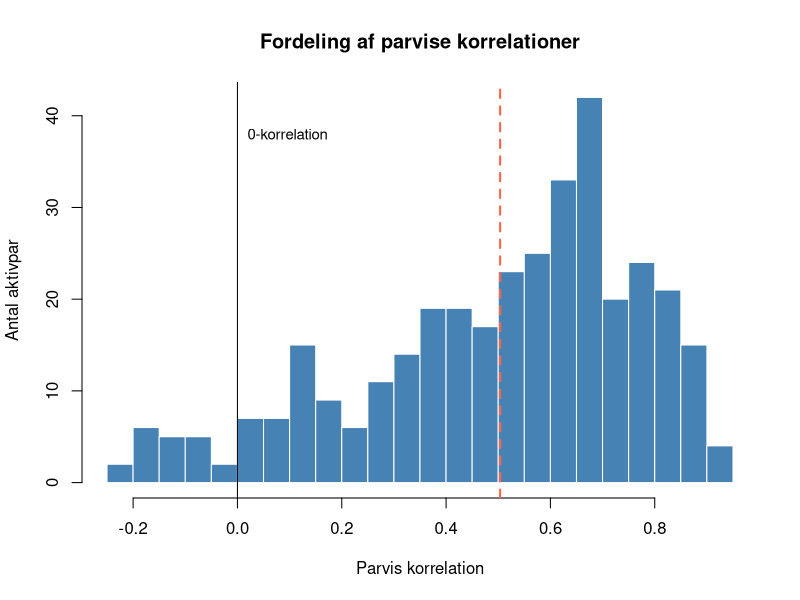
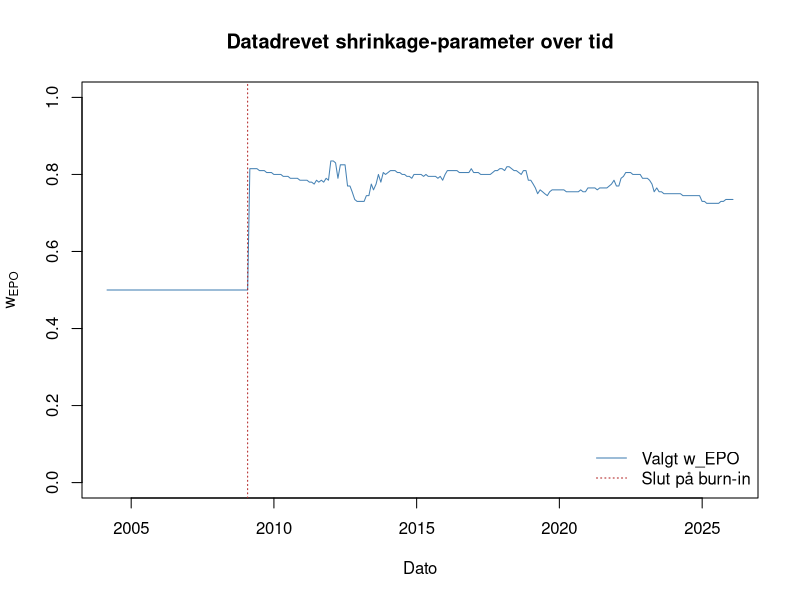
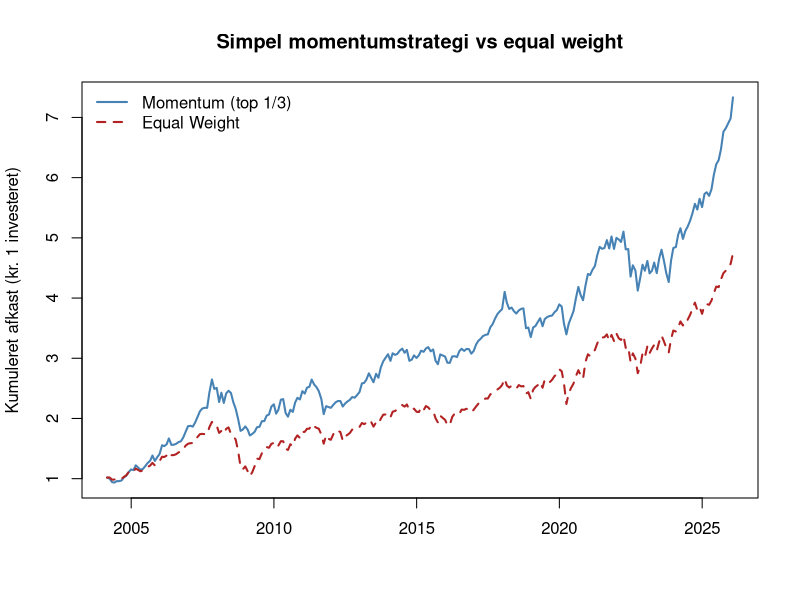
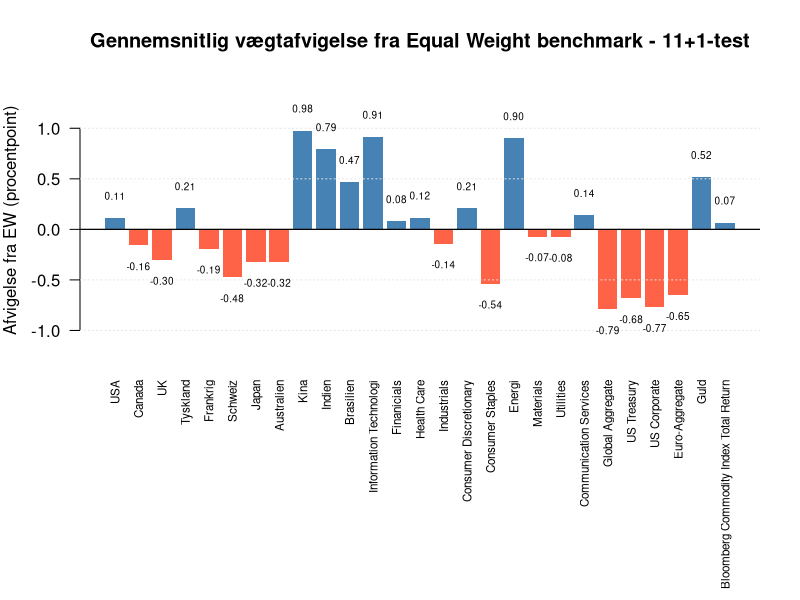
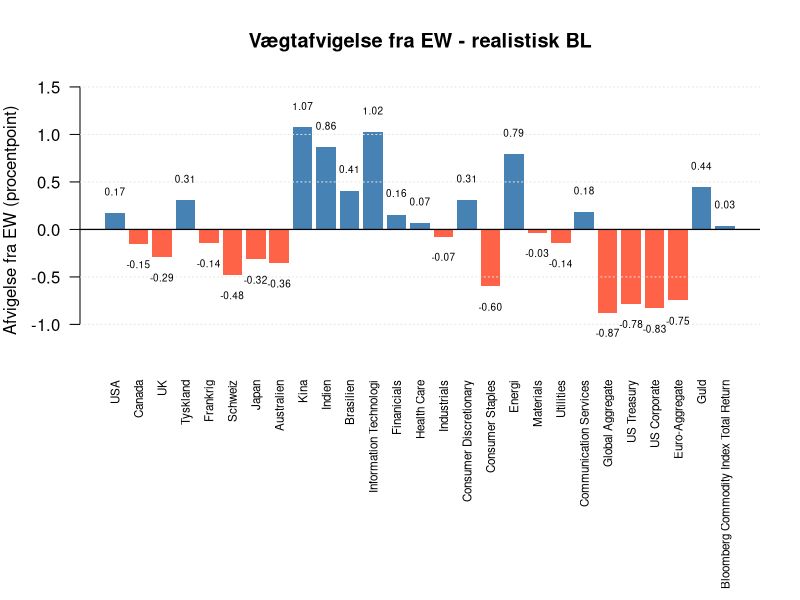
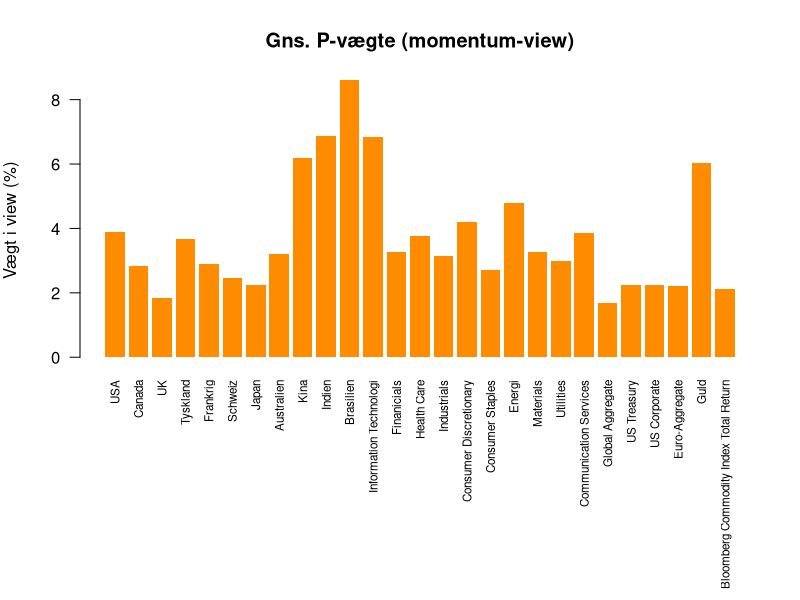
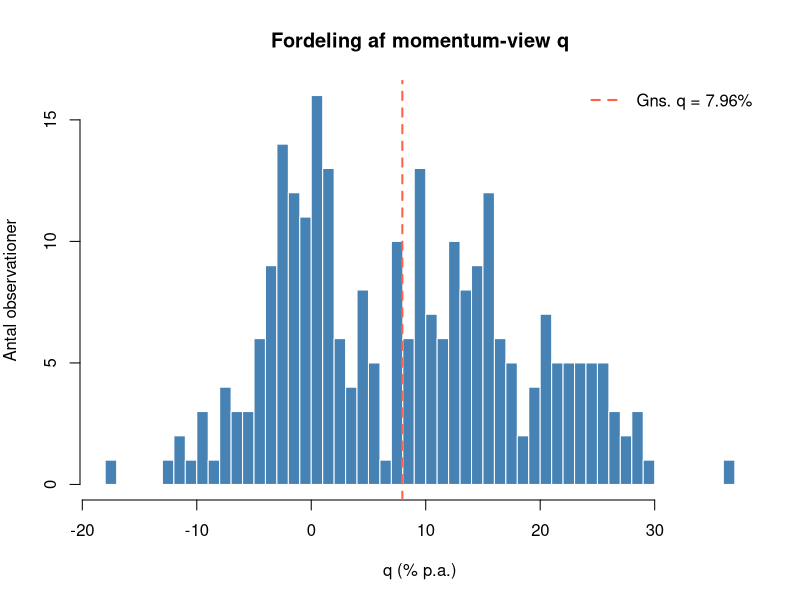
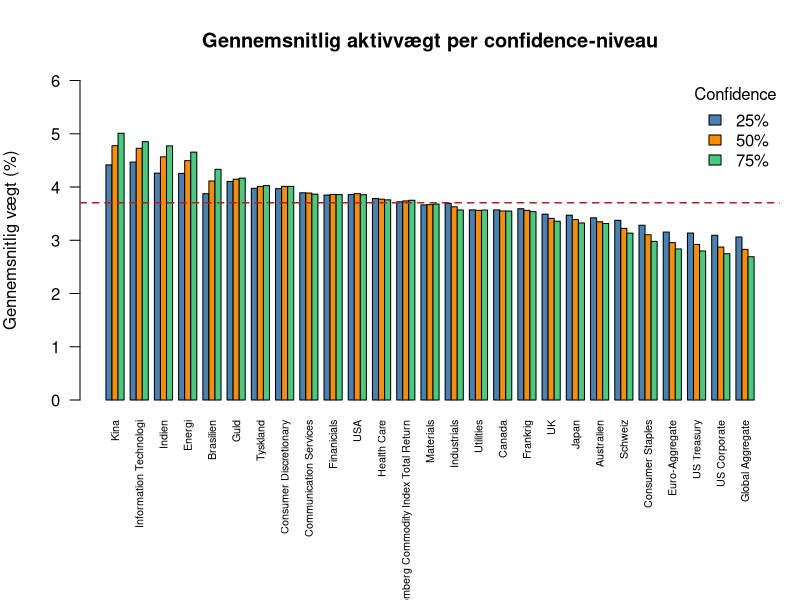

Here is the R script that generated these plots, in order:
rm(list = ls())
par(mfrow = c(1, 1))

library(readxl)

# ------------------------------------------------------------
# 1. Indlæs data
# ------------------------------------------------------------

raw <- read_excel("data/Data10.xlsx", sheet = 1)
dates    <- as.Date(raw[[1]])
prices   <- as.matrix(raw[, -1])
assets   <- colnames(raw)[-1]
n_assets <- length(assets)

log_ret <- log(prices[-1, ] / prices[-nrow(prices), ])
colnames(log_ret) <- assets
dates_r <- dates[-1]
T_total <- nrow(log_ret)

# Risikofri rente (FRED TB3MS)
rf_raw <- read.csv("data/TB3MS.csv")
rf_raw$DATE       <- as.Date(rf_raw$observation_date)
rf_raw$rf_monthly <- log(1 + as.numeric(rf_raw$TB3MS) / 100) / 12
rf_map     <- setNames(rf_raw$rf_monthly, format(rf_raw$DATE, "%Y-%m"))
rf_monthly <- as.numeric(rf_map[format(dates_r, "%Y-%m")])

if (any(is.na(rf_monthly))) stop("Manglende risikofri rente for nogle måneder.")

log_ret_excess <- sweep(log_ret, 1, rf_monthly, "-")

cat(sprintf("Aktiver: %d | Observationer: %d | Periode: %s - %s\n",
            n_assets, T_total,
            format(dates_r[1], "%Y-%m"),
            format(dates_r[T_total], "%Y-%m")))


# ------------------------------------------------------------
# 2. Parametre
# ------------------------------------------------------------

roll_window  <- 36       # In-sample-vindue (måneder)
lookback     <- 12       # Momentum-lookback
tau          <- 0.05     # Black-Litterman skaleringsparameter
confidence   <- 0.50     # Baseline confidence i momentum-viewet


# Datadrevet shrinkage:
w_grid       <- seq(0, 1, by = 0.01)
n_init       <- 60       # Burn-in (måneder)
w_init       <- 0.50     # Neutral initialværdi
ir_tolerance <- 0.05     # Tolerance om maksimal Information Ratio

# Indeksering af OOS-perioden
n_oos     <- T_total - roll_window
oos_dates <- dates_r[(roll_window + 1):T_total]
rf_oos    <- rf_monthly[(roll_window + 1):T_total]
ret_during_oos <- log_ret[(roll_window + 1):T_total, ]

w_eq <- rep(1 / n_assets, n_assets)
names(w_eq) <- assets


# ------------------------------------------------------------
# 3. Hjælpefunktioner
# ------------------------------------------------------------

# Konstruér momentum-view (long-only P-vektor og forventet q)
build_mom_view <- function(R) {
  R  <- as.matrix(R)
  Tn <- nrow(R)
  
  make_p <- function(u) {
    scores <- colSums(R[(u - lookback + 1):u, , drop = FALSE])
    p      <- pmax(scores - mean(scores), 0)
    if (sum(p) > 0) p / sum(p) else p
  }
  
  ls <- sapply(lookback:(Tn - 1), function(u) sum(make_p(u) * R[u + 1, ]))
  ls <- ls[is.finite(ls)]
  
  list(P_row = make_p(Tn), q = mean(ls))
}

# Black-Litterman-vægte med EPO-shrinkage og momentum-view
bl_weights <- function(R_insample, shrink_w, confidence = 0.50, view = NULL) {
  
  w_mkt <- rep(1 / n_assets, n_assets)
  names(w_mkt) <- colnames(R_insample)
  
  if (confidence <= 0) return(w_mkt)
  
  # EPO-shrinkage af korrelationsmatricen
  Sigma_sample <- cov(R_insample)
  vol  <- sqrt(diag(Sigma_sample))
  Corr <- cov2cor(Sigma_sample)
  Corr_shrunk <- (1 - shrink_w) * Corr + shrink_w * diag(n_assets)
  Sigma <- diag(vol) %*% Corr_shrunk %*% diag(vol)
  
  # Risikoaversion fra equal weight-porteføljen
  r_m   <- as.numeric(R_insample %*% w_mkt)
  delta <- mean(r_m) / var(r_m)
  if (!is.finite(delta) || delta <= 0) return(w_mkt)
  
  # Prior via reverse optimization
  pi_vec <- as.numeric(delta * Sigma %*% w_mkt)
  
  # Momentum-view (Q-filter: bortfald hvis q <= 0)
  if (is.null(view)) view <- tryCatch(build_mom_view(R_insample), error = function(e) NULL)
  if (is.null(view) || !is.finite(view$q) || view$q <= 0) return(w_mkt)
  
  P <- matrix(view$P_row, nrow = 1)
  colnames(P) <- colnames(R_insample)
  
  eps      <- 1e-8
  Sigma_r  <- Sigma + diag(eps, n_assets)
  tauSigma <- tau * Sigma_r
  
  c_clip <- max(min(confidence, 0.999), 0.001)
  Omega  <- ((1 - c_clip) / c_clip) * (P %*% tauSigma %*% t(P)) + diag(eps, 1)
  
  middle <- tryCatch(solve(P %*% tauSigma %*% t(P) + Omega), error = function(e) NULL)
  if (is.null(middle)) return(w_mkt)
  
  mu_bl <- pi_vec + tauSigma %*% t(P) %*% middle %*% as.numeric(view$q - P %*% pi_vec)
  
  # Long-only og normalisering
  w <- tryCatch(
    pmax(as.numeric((1 / delta) * solve(Sigma_r, mu_bl)), 0),
    error = function(e) w_mkt
  )
  names(w) <- colnames(R_insample)
  if (sum(w) > 0) w / sum(w) else w_mkt
}

# Benchmarkstrategier
inv_vol_weights <- function(Sigma_sample) {
  w <- 1 / sqrt(diag(Sigma_sample))
  as.numeric(w / sum(w))
}
min_var_weights <- function(Sigma_sample) {
  w <- tryCatch(solve(Sigma_sample + diag(1e-8, n_assets), rep(1, n_assets)),
                error = function(e) rep(1 / n_assets, n_assets))
  w <- pmax(as.numeric(w / sum(w)), 0)
  if (sum(w) > 0) w / sum(w) else rep(1 / n_assets, n_assets)
}

# Performance- og porteføljemål
ann_metrics <- function(ret, ret_bench = NULL) {
  ex <- ret - rf_oos
  list(
    ann_excess = mean(ex) * 12 * 100,
    ann_vol    = sd(ret) * sqrt(12) * 100,
    sharpe     = mean(ex) / sd(ex) * sqrt(12),
    ir         = if (is.null(ret_bench)) NA
    else mean(ret - ret_bench) / sd(ret - ret_bench) * sqrt(12)
  )
}
calc_drawdown <- function(ret) {
  wealth <- exp(cumsum(ret))
  mean(wealth / cummax(wealth) - 1, na.rm = TRUE)
}
calc_turnover <- function(w_mat, ret_holding) {
  # ret_holding: log-afkast i hver holding-periode (n_oos x n_assets)
  n_per <- nrow(w_mat)
  to <- numeric(n_per - 1)
  
  for (i in 2:n_per) {
    r_simple <- exp(ret_holding[i - 1, ]) - 1
    drift    <- w_mat[i - 1, ] * (1 + r_simple)
    if (sum(drift, na.rm = TRUE) > 0) drift <- drift / sum(drift)
    to[i - 1] <- 0.5 * sum(abs(w_mat[i, ] - drift))
  }
  
  mean(to, na.rm = TRUE) * 12   # annualiseret
}
calc_neff <- function(w_mat) mean(1 / rowSums(w_mat^2), na.rm = TRUE)


# ------------------------------------------------------------
# 4. Pass 1: BL-afkast for hver kandidat w_EPO
# ------------------------------------------------------------

cat(sprintf("\nPass 1: BL-afkast for %d kandidater af w_EPO...\n", length(w_grid)))

ret_bl_grid <- matrix(NA_real_, n_oos, length(w_grid))

for (i in seq_len(n_oos)) {
  R_is <- log_ret_excess[i:(i + roll_window - 1), ]
  colnames(R_is) <- assets
  r_oos <- log_ret[i + roll_window, ]
  
  for (j in seq_along(w_grid)) {
    w_j <- bl_weights(R_is, w_grid[j], confidence)
    ret_bl_grid[i, j] <- sum(w_j * r_oos)
  }
}


# ------------------------------------------------------------
# 5. Pass 2: Datadrevet w_EPO + BL + benchmarks
# ------------------------------------------------------------

cat("Pass 2: Datadrevet w_EPO baseret på IR vs EW + benchmarks...\n")

ret_bl   <- ret_ew   <- ret_invvol <- ret_minvar <- rep(NA_real_, n_oos)
w_bl_mat <- w_ew_mat <- w_invvol_mat <- w_minvar_mat <-
  matrix(NA_real_, n_oos, n_assets, dimnames = list(NULL, assets))

w_epo_chosen <- rep(NA_real_, n_oos)
P_mat <- matrix(NA_real_, n_oos, n_assets, dimnames = list(NULL, assets))
q_vec <- rep(NA_real_, n_oos)

for (i in seq_len(n_oos)) {
  R_is <- log_ret_excess[i:(i + roll_window - 1), ]
  colnames(R_is) <- assets
  r_oos <- log_ret[i + roll_window, ]
  
  # Benchmarks (regnes først, så ret_ew[1:(i-1)] er tilgængelig)
  Sigma_sample <- cov(R_is)
  w_iv  <- inv_vol_weights(Sigma_sample)
  w_mv  <- min_var_weights(Sigma_sample)
  
  ret_ew[i]     <- sum(w_eq * r_oos)
  ret_invvol[i] <- sum(w_iv * r_oos)
  ret_minvar[i] <- sum(w_mv * r_oos)
  
  w_ew_mat[i, ]     <- w_eq
  w_invvol_mat[i, ] <- w_iv
  w_minvar_mat[i, ] <- w_mv
  
  # Vælg w_EPO ud fra historisk IR vs EW
  if (i <= n_init) {
    w_epo_chosen[i] <- w_init
  } else {
    irs <- sapply(seq_along(w_grid), function(j) {
      active <- ret_bl_grid[1:(i - 1), j] - ret_ew[1:(i - 1)]
      active <- active[is.finite(active)]
      if (length(active) < 12 || sd(active) == 0) return(NA_real_)
      mean(active) / sd(active)
    })
    
    if (all(!is.finite(irs))) {
      w_epo_chosen[i] <- w_init
    } else {
      max_ir <- max(irs, na.rm = TRUE)
      top    <- which(irs >= max_ir - ir_tolerance)
      w_epo_chosen[i] <- mean(w_grid[top])
    }
  }
  
  # BL-portefølje + gem view til senere analyse
  view_i <- tryCatch(build_mom_view(R_is), error = function(e) NULL)
  if (!is.null(view_i)) {
    P_mat[i, ] <- view_i$P_row
    q_vec[i]   <- view_i$q
  }
  
  w_bl <- bl_weights(R_is, w_epo_chosen[i], confidence, view = view_i)
  ret_bl[i]     <- sum(w_bl * r_oos)
  w_bl_mat[i, ] <- w_bl
}


# ============================================================
# OUTPUT: følger analysens rækkefølge
# ============================================================

# ------------------------------------------------------------
# 3.1 Korrelationsstruktur og valg af shrinkage-niveau
# ------------------------------------------------------------

Sigma_full <- cov(log_ret)
Corr_full  <- cov2cor(Sigma_full)
off_corr   <- Corr_full[upper.tri(Corr_full)]
vol_full   <- sqrt(diag(Sigma_full))
div_ratio  <- sum(w_eq * vol_full) /
  sqrt(as.numeric(t(w_eq) %*% Sigma_full %*% w_eq))

corr_summary <- data.frame(
  Metrik = c("Gns. absolut korrelation",
             "Andel |corr| > 0.50 (%)",
             "Diversification ratio EW"),
  Værdi  = c(mean(abs(off_corr)),
             mean(abs(off_corr) > 0.5) * 100,
             div_ratio)
)
cat("\n=== Korrelationsstruktur (fuldt sample) ===\n")
print(corr_summary, digits = 4, row.names = FALSE)

# Histogram over parvise korrelationer
h <- hist(off_corr, breaks = 30, col = "steelblue", border = "white",
          main = "Fordeling af parvise korrelationer",
          xlab = "Parvis korrelation", ylab = "Antal aktivpar")
abline(v = mean(off_corr), col = "tomato", lwd = 2, lty = 2)
abline(v = 0, col = "black")
text(0, max(h$counts) * 0.9, "0-korrelation", pos = 4, cex = 0.9)

# Datadrevet w_EPO over tid
plot(oos_dates, w_epo_chosen, type = "l", col = "steelblue",
     ylim = c(0, 1), xlab = "Dato", ylab = expression(w[EPO]),
     main = "Datadrevet shrinkage-parameter over tid")
abline(v = oos_dates[n_init], col = "firebrick", lty = 3)
legend("bottomright",
       c("Valgt w_EPO", "Slut på burn-in"),
       col = c("steelblue", "firebrick"),
       lty = c(1, 3), bty = "n")


# ------------------------------------------------------------
# 3.2 Modelvalidering: simpel momentum + 11+1-test
# ------------------------------------------------------------
# Simpel long-only momentumstrategi (top 1/3)
ret_mom <- ret_ew_simple <- rep(NA_real_, n_oos)
for (i in seq_len(n_oos)) {
  R_is  <- log_ret_excess[i:(i + roll_window - 1), ]
  r_oos <- as.numeric(log_ret[i + roll_window, ])
  scores     <- colSums(tail(R_is, lookback))
  top_assets <- which(scores >= quantile(scores, 2/3))
  w_mom <- numeric(n_assets); w_mom[top_assets] <- 1 / length(top_assets)
  ret_mom[i]       <- sum(w_mom * r_oos)
  ret_ew_simple[i] <- sum(w_eq  * r_oos)
}

cum_mom <- exp(cumsum(ret_mom))
cum_ew  <- exp(cumsum(ret_ew_simple))

plot(oos_dates, cum_mom, type = "l", col = "steelblue", lwd = 2,
     ylim = range(c(cum_mom, cum_ew)),
     xlab = "", ylab = "Kumuleret afkast (kr. 1 investeret)",
     main = "Simpel momentumstrategi vs equal weight")
lines(oos_dates, cum_ew, col = "firebrick", lwd = 2, lty = 2)
legend("topleft",
       c("Momentum (top 1/3)", "Equal Weight"),
       col = c("steelblue", "firebrick"),
       lty = c(1, 2), lwd = 2, bty = "n")

# 11+1-test: BL med fremadskuende P (q forbliver IS-baseret)
ret_cheat   <- rep(NA_real_, n_oos)
w_cheat_mat <- matrix(NA_real_, n_oos, n_assets, dimnames = list(NULL, assets))

for (i in seq_len(n_oos)) {
  R_is <- log_ret_excess[i:(i + roll_window - 1), ]
  colnames(R_is) <- assets
  r_next_ex <- log_ret_excess[i + roll_window, ]
  r_oos     <- log_ret[i + roll_window, ]
  
  # P bruger udvidet data (11 IS + 1 OOS), q bruger kun IS
  R_ext   <- rbind(R_is, matrix(r_next_ex, nrow = 1,
                                dimnames = list(NULL, assets)))
  view_ch <- list(P_row = build_mom_view(R_ext)$P_row,
                  q     = build_mom_view(R_is)$q)
  
  w_ch <- bl_weights(R_is, w_epo_chosen[i], confidence, view = view_ch)
  ret_cheat[i]     <- sum(w_ch * r_oos)
  w_cheat_mat[i, ] <- w_ch
}

# Vægtafvigelse i 11+1-test
dev_cheat <- (colMeans(w_cheat_mat, na.rm = TRUE) - 1 / n_assets) * 100

par(mar = c(12, 4, 4, 2))

bp <- barplot(dev_cheat,
              names.arg = assets,
              las       = 2,
              col       = ifelse(dev_cheat >= 0, "steelblue", "tomato"),
              border    = NA,
              cex.names = 0.7,
              ylim      = c(min(dev_cheat) - 0.5, max(dev_cheat) + 0.5),
              ylab      = "Afvigelse fra EW (procentpoint)",
              main      = "Gennemsnitlig vægtafvigelse fra Equal Weight benchmark - 11+1-test")
# Horisontale gridlinjer ved hver 0,5
abline(h = seq(floor(min(dev_cheat)) - 0.5,
               ceiling(max(dev_cheat)) + 0.5,
               by = 0.5),
       col = "grey90", lty = "dotted")
abline(h = 0, col = "black", lwd = 1.2)
# Værdier over/under barerne
text(x      = bp,
     y      = dev_cheat + ifelse(dev_cheat >= 0, 0.08, -0.08),
     labels = sprintf("%.2f", dev_cheat),
     cex    = 0.6,
     pos    = ifelse(dev_cheat >= 0, 3, 1))
par(mar = c(5, 4, 4, 2))

# 11+1 performance-tabel
m_bl    <- ann_metrics(ret_bl,    ret_ew)
m_ew    <- ann_metrics(ret_ew)
m_cheat <- ann_metrics(ret_cheat, ret_ew)

res_cheat <- data.frame(
  Metrik = c("Ann. Excess Afkast (%)", "Ann. Volatilitet (%)",
             "Sharpe Ratio", "Information Ratio vs EW"),
  BL_11plus1   = c(m_cheat$ann_excess, m_cheat$ann_vol, m_cheat$sharpe, m_cheat$ir),
  Equal_Weight = c(m_ew$ann_excess,    m_ew$ann_vol,    m_ew$sharpe,    NA)
)
cat("\n=== 11+1-test ===\n")
print(res_cheat, digits = 3, na.print = "-", row.names = FALSE)


# ------------------------------------------------------------
# 3.3 Realistisk out-of-sample performance
# ------------------------------------------------------------

m_iv <- ann_metrics(ret_invvol, ret_ew)
m_mv <- ann_metrics(ret_minvar, ret_ew)

res_full <- data.frame(
  Metrik = c("Ann. Excess Afkast (%)", "Ann. Volatilitet (%)",
             "Sharpe Ratio", "Information Ratio vs EW",
             "Gns. Drawdown (%)", "Ann. Turnover (%)", "Gns. N_eff"),
  Black_Litterman = c(m_bl$ann_excess, m_bl$ann_vol, m_bl$sharpe, m_bl$ir,
                      calc_drawdown(ret_bl) * 100,
                      calc_turnover(w_bl_mat, ret_during_oos) * 100,
                      calc_neff(w_bl_mat)),
  Inv_Vol = c(m_iv$ann_excess, m_iv$ann_vol, m_iv$sharpe, m_iv$ir,
              calc_drawdown(ret_invvol) * 100,
              calc_turnover(w_invvol_mat, ret_during_oos) * 100,
              calc_neff(w_invvol_mat)),
  Min_Var = c(m_mv$ann_excess, m_mv$ann_vol, m_mv$sharpe, m_mv$ir,
              calc_drawdown(ret_minvar) * 100,
              calc_turnover(w_minvar_mat, ret_during_oos) * 100,
              calc_neff(w_minvar_mat)),
  Equal_Weight = c(m_ew$ann_excess, m_ew$ann_vol, m_ew$sharpe, NA,
                   calc_drawdown(ret_ew) * 100,
                   calc_turnover(w_ew_mat, ret_during_oos) * 100,
                   calc_neff(w_ew_mat))

)
cat("\n=== Performance-tabel (realistisk OOS) ===\n")
print(res_full, digits = 3, na.print = "-", row.names = FALSE)


# ------------------------------------------------------------
# 3.4 BL mod EW: vægtafvigelse, P-vektor og q-fordeling
# ------------------------------------------------------------

# Vægtafvigelse fra EW
dev_bl <- (colMeans(w_bl_mat, na.rm = TRUE) - 1 / n_assets) * 100

par(mar = c(12, 4, 4, 2))

bp_bl <- barplot(dev_bl,
                 names.arg = assets,
                 las = 2,
                 col = ifelse(dev_bl >= 0, "steelblue", "tomato"),
                 border = NA,
                 cex.names = 0.7,
                 ylim = c(min(dev_bl, na.rm = TRUE) - 0.5,
                          max(dev_bl, na.rm = TRUE) + 0.5),
                 ylab = "Afvigelse fra EW (procentpoint)",
                 main = "Vægtafvigelse fra EW - realistisk BL")

abline(h = seq(floor(min(dev_bl, na.rm = TRUE)) - 0.5,
               ceiling(max(dev_bl, na.rm = TRUE)) + 0.5,
               by = 0.5),
       col = "grey90", lty = "dotted")

abline(h = 0, col = "black", lwd = 1.2)

text(x = bp_bl,
     y = dev_bl + ifelse(dev_bl >= 0, 0.08, -0.08),
     labels = sprintf("%.2f", dev_bl),
     cex = 0.6,
     pos = ifelse(dev_bl >= 0, 3, 1))

par(mar = c(5, 4, 4, 2))

# Gns. P-vægte og fordeling af q
valid <- which(is.finite(q_vec) & rowSums(P_mat, na.rm = TRUE) > 0)
avg_P <- colMeans(P_mat[valid, , drop = FALSE], na.rm = TRUE)

par(mfrow = c(1, 1), mar = c(12, 4, 4, 2))
barplot(avg_P * 100, names.arg = assets, las = 2,
        col = "darkorange", border = NA, cex.names = 0.7,
        ylab = "Vægt i view (%)",
        main = "Gns. P-vægte (momentum-view)")

par(mar = c(5, 4, 4, 2))
hist(q_vec[valid] * 12 * 100, breaks = 40, col = "steelblue", border = "white",
     main = "Fordeling af momentum-view q",
     xlab = "q (% p.a.)", ylab = "Antal observationer")
abline(v = mean(q_vec[valid], na.rm = TRUE) * 12 * 100,
       col = "tomato", lwd = 2, lty = 2)
legend("topright",
       sprintf("Gns. q = %.2f%%",
               mean(q_vec[valid], na.rm = TRUE) * 12 * 100),
       col = "tomato", lty = 2, lwd = 2, bty = "n")
par(mfrow = c(1, 1))


# ------------------------------------------------------------
# 3.5 Sensitivitetsanalyse: confidence
# ------------------------------------------------------------

conf_levels <- c(0.25, 0.50, 0.75)

run_confidence <- function(conf) {
  ret_c <- rep(NA_real_, n_oos)
  W_c   <- matrix(NA_real_, n_oos, n_assets, dimnames = list(NULL, assets))
  for (i in seq_len(n_oos)) {
    R_is  <- log_ret_excess[i:(i + roll_window - 1), ]
    colnames(R_is) <- assets
    r_oos <- log_ret[i + roll_window, ]
    w_c   <- bl_weights(R_is, w_epo_chosen[i], conf)
    ret_c[i]  <- sum(w_c * r_oos)
    W_c[i, ]  <- w_c
  }
  list(ret = ret_c, W = W_c)
}

conf_results <- lapply(conf_levels, run_confidence)

res_conf <- data.frame(
  Metrik = c("Ann. Excess Afkast (%)", "Ann. Volatilitet (%)",
             "Sharpe Ratio", "Information Ratio")
)
for (k in seq_along(conf_levels)) {
  m <- ann_metrics(conf_results[[k]]$ret, ret_ew)
  res_conf[[sprintf("BL_%d%%", conf_levels[k] * 100)]] <-
    c(m$ann_excess, m$ann_vol, m$sharpe, m$ir)
}
cat("\n=== Confidence-sensitivitet ===\n")
print(res_conf, digits = 3, row.names = FALSE)

# Gns. aktivvægte per confidence-niveau
w_means <- sapply(conf_results, function(x) colMeans(x$W, na.rm = TRUE))
colnames(w_means) <- sprintf("%d%%", conf_levels * 100)
rownames(w_means) <- assets
ord <- order(w_means[, ncol(w_means)], decreasing = TRUE)

par(mar = c(10, 4, 4, 1))
barplot(t(w_means[ord, ]) * 100, beside = TRUE,
        col = c("steelblue", "darkorange", "seagreen3"),
        names.arg = rownames(w_means)[ord], las = 2, cex.names = 0.65,
        ylab = "Gennemsnitlig vægt (%)",
        main = "Gennemsnitlig aktivvægt per confidence-niveau",
        ylim = c(0, max(w_means) * 100 + 1))
abline(h = 100 / n_assets, lty = 2, col = "firebrick", lwd = 1.5)
legend("topright", legend = colnames(w_means),
       fill = c("steelblue", "darkorange", "seagreen3"),
       bty = "n", title = "Confidence")
par(mar = c(5, 4, 4, 2))
